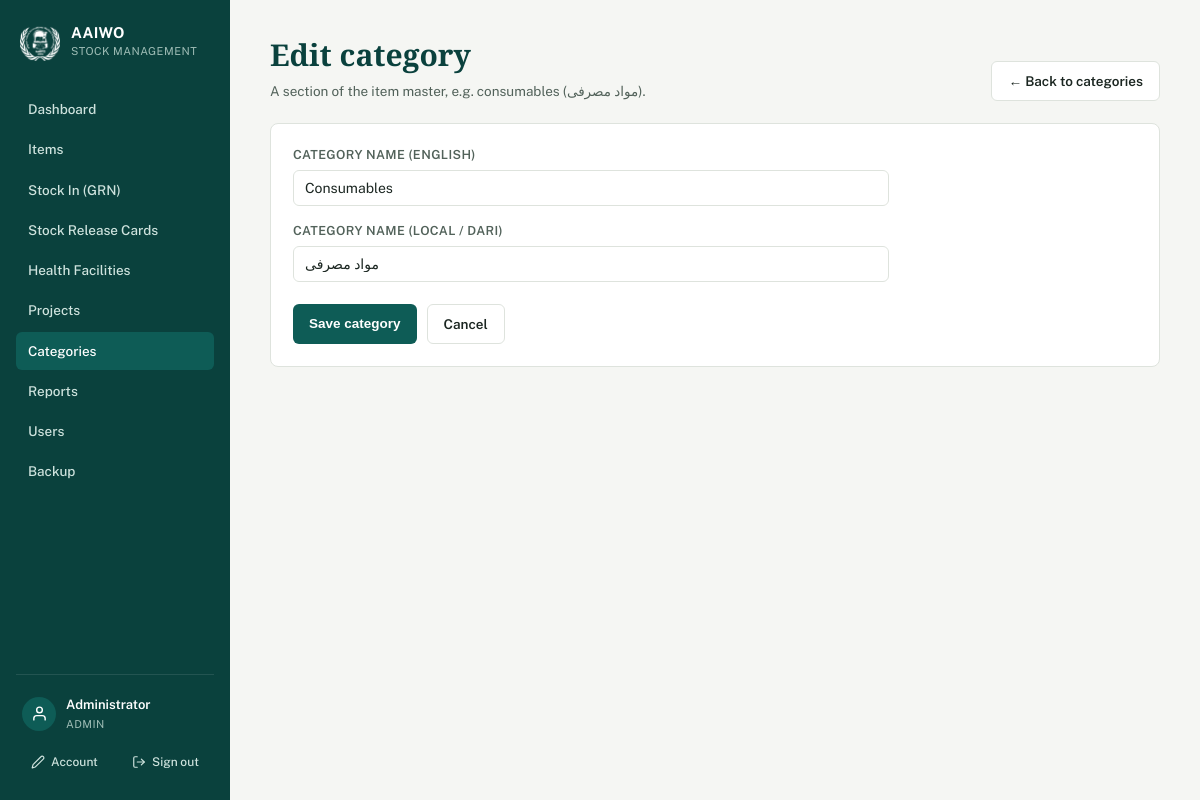
The app's page /category_form?id=1 (signed in) with its own data.
### tables this page shows
CREATE TABLE Users (
            UserID INTEGER PRIMARY KEY AUTOINCREMENT,
            Username TEXT NOT NULL UNIQUE,
            PasswordHash TEXT NOT NULL,
            FullName TEXT,
            Role TEXT NOT NULL DEFAULT 'staff',
            Active INTEGER NOT NULL DEFAULT 1,
            MustChangePassword INTEGER NOT NULL DEFAULT 0,
            CreatedAt TEXT NOT NULL DEFAULT (datetime('now'))
        , FailedLoginAttempts INTEGER NOT NULL DEFAULT 0, LockedUntil TEXT, Office TEXT);

CREATE TABLE ItemCategories (
        CategoryID INTEGER PRIMARY KEY AUTOINCREMENT,
        CategoryName TEXT NOT NULL,
        CategoryNameLocal TEXT,
        CreatedAt TEXT
    );

### includes/functions.php (called while the page is built, shortened)
<?php
require_once __DIR__ . '/../config/db.php';
function h(?string $s): string {
    return htmlspecialchars($s ?? '', ENT_QUOTES, 'UTF-8');
}
function current_user(): ?array {
    return $_SESSION['user_full'] ?? null;
}
function require_login(): void {
    $stmt = db()->prepare('SELECT * FROM Users WHERE UserID = ?');
    $stmt->execute([$_SESSION['user']['UserID']]);
}
function require_admin(): void {
    require_login();
}

### config/db.php (called while the page is built, shortened)
<?php
function db_file_path(): string {
    return __DIR__ . '/../data/stock_management.sqlite';
}
function db(): PDO {
    static $pdo = null;
    if ($pdo === null) {
        $path = db_file_path();
        $pdo = new PDO('sqlite:' . $path);
        $pdo->setAttribute(PDO::ATTR_ERRMODE, PDO::ERRMODE_EXCEPTION);
        $pdo->setAttribute(PDO::ATTR_DEFAULT_FETCH_MODE, PDO::FETCH_ASSOC);
        $pdo->exec('PRAGMA foreign_keys = ON');
        stockapp_migrate($pdo);
    }
    return $pdo;
}
function stockapp_migrate(PDO $pdo): void {
    $pdo->exec("
        CREATE TABLE IF NOT EXISTS Users (
            UserID INTEGER PRIMARY KEY AUTOINCREMENT,
            Username TEXT NOT NULL UNIQUE COLLATE NOCASE,
            PasswordHash TEXT NOT NULL,
            FullName TEXT,
            Role TEXT NOT NULL DEFAULT 'staff',
            Active INTEGER NOT NULL DEFAULT 1,
            MustChangePassword INTEGER NOT NULL DEFAULT 0,
            CreatedAt TEXT NOT NULL DEFAULT (datetime('now'))
        )
    ");
    $auditCols = [
        'CreatedByUserID' => 'INTEGER',
        'UpdatedByUserID' => 'INTEGER',
        'CreatedAt' => 'TEXT',
        'UpdatedAt' => 'TEXT',
        'GroupName' => 'TEXT',
    ];
    foreach (['StockReceipts', 'StockReleases'] as $table) {
        $existing = array_column($pdo->query('PRAGMA table_info(' . $table . ')')->fetchAll(), 'name');
    }
    $stockReleasesExists = (bool)$pdo->query("SELECT name FROM sqlite_master WHERE type='table' AND name='StockReleases'")->fetchColumn();
    if ($stockReleasesExists) {
        $existingReleaseCols = array_column($pdo->query('PRAGMA table_info(StockReleases)')->fetchAll(), 'name');
    }
    $pdo->exec('CREATE TABLE IF NOT EXISTS Projects (
        ProjectID INTEGER PRIMARY KEY AUTOINCREMENT,
        ProjectName TEXT NOT NULL,
        Description TEXT,
        CreatedByUserID INTEGER,
        CreatedAt TEXT,
        UpdatedByUserID INTEGER,
        UpdatedAt TEXT
    )');
    foreach (['Items', 'StockReceipts', 'StockReleases'] as $projectTable) {
        $existingCols = array_column($pdo->query('PRAGMA table_info(' . $projectTable . ')')->fetchAll(), 'name');
    }
    $categoriesExisted = (bool)$pdo->query("SELECT name FROM sqlite_master WHERE type='table' AND name='ItemCategories'")->fetchColumn();
    $pdo->exec('CREATE TABLE IF NOT EXISTS ItemCategories (
        CategoryID INTEGER PRIMARY KEY AUTOINCREMENT,
        CategoryName TEXT NOT NULL,
        CategoryNameLocal TEXT,
        CreatedAt TEXT
    )');
    $existingItemCols = array_column($pdo->query('PRAGMA table_info(Items)')->fetchAll(), 'name');
    $existingUserCols = array_column($pdo->query('PRAGMA table_info(Users)')->fetchAll(), 'name');
    foreach (['Items', 'HealthFacilities', 'StockReceipts', 'StockReleases'] as $table) {
        $tableExists = (bool)$pdo->query("SELECT name FROM sqlite_master WHERE type='table' AND name='$table'")->fetchColumn();
        $cols = array_column($pdo->query('PRAGMA table_info(' . $table . ')')->fetchAll(), 'name');
    }
    $hfTableExists = (bool)$pdo->query("SELECT name FROM sqlite_master WHERE type='table' AND name='HealthFacilities'")->fetchColumn();
    if ($hfTableExists) {
        $existingHfCols = array_column($pdo->query('PRAGMA table_info(HealthFacilities)')->fetchAll(), 'name');
    }
    $itemsTableExists = (bool)$pdo->query("SELECT name FROM sqlite_master WHERE type='table' AND name='Items'")->fetchColumn();
    if ($itemsTableExists) {
        $existingItemCols = array_column($pdo->query('PRAGMA table_info(Items)')->fetchAll(), 'name');
    }
    $userCount = (int)$pdo->query('SELECT COUNT(*) FROM Users')->fetchColumn();
}

### category_form.php (the view, shortened to what this page needs)
<?php
require __DIR__ . '/includes/functions.php';
require_admin();
$id = isset($_GET['id']) ? (int)$_GET['id'] : 0;
if ($id > 0) {
    $stmt = db()->prepare('SELECT * FROM ItemCategories WHERE CategoryID = ?');
    $stmt->execute([$id]);
    $found = $stmt->fetch();
    $category = $found;
}
require __DIR__ . '/includes/header.php';
?>
<div class="page-head">
  <div>
    <h1><?= $id ? 'Edit category' : 'New category' ?></h1>
    <p>A section of the item master, e.g. consumables (مواد مصرفی).</p>
  </div>
  <a class="btn secondary" href="categories">&larr; Back to categories</a>
</div>
<div class="panel">
  <form class="stack" method="post" style="padding:22px;">
    <div class="field">
      <label>Category name (English)</label>
      <input type="text" name="CategoryName" value="<?= h($category['CategoryName']) ?>" required placeholder="e.g. Consumables">
    </div>
    <div class="field">
      <label>Category name (local / Dari)</label>
      <input type="text" name="CategoryNameLocal" value="<?= h($category['CategoryNameLocal'] ?? '') ?>" placeholder="e.g. مواد مصرفی">
    </div>
    <div class="actions">
      <button class="btn" type="submit">Save category</button>
      <a class="btn secondary" href="categories">Cancel</a>
    </div>
  </form>
</div>
<?php require __DIR__ . '/includes/footer.php'; ?>

### includes/header.php (shortened to what this page needs)
<?php
require_once __DIR__ . '/functions.php';
$me = current_user();
$current = basename($_SERVER['SCRIPT_NAME']);
$importType = $_GET['type'] ?? ($_POST['import_type'] ?? '');
$isImportGrn = ($current === 'import.php' && $importType !== 'card');
$isImportCard = ($current === 'import.php' && $importType === 'card');
?>
<!DOCTYPE html>
<html lang="en">
<head>
<?php
$cssPath = __DIR__ . '/../assets/style.css';
$cssVer = is_file($cssPath) ? filemtime($cssPath) : 1;
?>
<link rel="stylesheet" href="<?= isset($assetPrefix) ? $assetPrefix : '' ?>assets/style.css?v=<?= $cssVer ?>">
</head>
<body>
<div class="shell">
  <aside class="sidebar">
    <div class="brand" title="Afghan Alfouz Innovational Welfare Organization">
      <img src="<?= isset($assetPrefix) ? $assetPrefix : '' ?>assets/logo-white.png" alt="AAIWO" class="brand-mark-logo">
      <div>
        <div class="brand-title">AAIWO</div>
        <div class="brand-sub">Stock Management</div>
      </div>
    </div>
    <nav>
      <a href="index" class="<?= $current==='index.php'?'active':'' ?>">Dashboard</a>
      <a href="items" class="<?= in_array($current, ['items.php','item_form.php','import_items.php','export_items.php'], true) ? 'active' : '' ?>">Items</a>
      <a href="receipts" class="<?= (in_array($current, ['receipts.php','receipt_form.php','receipt_view.php','export_excel.php'], true) || $isImportGrn) ? 'active' : '' ?>">Stock In (GRN)</a>
      <a href="releases" class="<?= (in_array($current, ['releases.php','release_form.php','release_view.php','export_excel.php'], true) || $isImportCard) ? 'active' : '' ?>">Stock Release Cards</a>
      <a href="health_facilities" class="<?= in_array($current, ['health_facilities.php','hf_form.php','import_hf.php','export_hf.php'], true) ? 'active' : '' ?>">Health Facilities</a>
      <?php if (($me['Role'] ?? '') === 'admin'): ?>
        <a href="projects" class="<?= in_array($current, ['projects.php','project_form.php'], true) ? 'active' : '' ?>">Projects</a>
        <a href="categories" class="<?= in_array($current, ['categories.php','category_form.php'], true) ? 'active' : '' ?>">Categories</a>
        <a href="reports" class="<?= $current==='reports.php'?'active':'' ?>">Reports</a>
        <a href="users" class="<?= $current==='users.php'||$current==='user_form.php'?'active':'' ?>">Users</a>
        <a href="backup" class="<?= $current==='backup.php'?'active':'' ?>">Backup</a>
      <?php endif; ?>
    </nav>
    <div class="sidebar-account">
      <div class="account-card">
        <span class="account-avatar" aria-hidden="true">
          <svg viewBox="0 0 24 24" fill="none" stroke="currentColor" stroke-width="2" stroke-linecap="round" stroke-linejoin="round"><path d="M20 21v-2a4 4 0 0 0-4-4H8a4 4 0 0 0-4 4v2"></path><circle cx="12" cy="7" r="4"></circle></svg>
        </span>
        <div class="account-meta">
          <div class="account-name"><?= h($me['FullName'] ?? '') ?></div>
          <div class="account-role">
            <?= h(ucfirst($me['Role'] ?? '')) ?>
          </div>
        </div>
      </div>
      <div class="account-actions">
        <a href="my_account" class="account-action" title="My account">
          <svg viewBox="0 0 24 24" fill="none" stroke="currentColor" stroke-width="2" stroke-linecap="round" stroke-linejoin="round"><path d="M17 3a2.85 2.83 0 1 1 4 4L7.5 20.5 2 22l1.5-5.5Z"></path></svg>
          <span>Account</span>
        </a>
        <a href="logout" class="account-action" title="Sign out">
          <svg viewBox="0 0 24 24" fill="none" stroke="currentColor" stroke-width="2" stroke-linecap="round" stroke-linejoin="round"><path d="M9 21H5a2 2 0 0 1-2-2V5a2 2 0 0 1 2-2h4"></path><polyline points="16 17 21 12 16 7"></polyline><line x1="21" y1="12" x2="9" y2="12"></line></svg>
          <span>Sign out</span>
        </a>
      </div>
    </div>
  </aside>
  <main class="content">

### assets/style.css (style rules this page uses)
:root { --ink: #1B2621; --ink-soft: #52625A; --paper: #F5F6F3; --panel: #FFFFFF; --line: #DEE3DD; --teal: #0E5C56; --teal-dark: #0A413D; --teal-tint: #E4EFEC; --amber: #B5741E; --amber-tint: #FBF0DE; --red: #A3352B; --red-tint: #FBEAE8; --radius: 8px; }
* { box-sizing:border-box; }
html { -webkit-text-size-adjust:100%; }
body { margin:0; font-family:'Public Sans', system-ui, sans-serif; color:var(--ink); background:var(--paper); font-size:15px; line-height:1.5; overflow-x:hidden; }
h1,h2,h3 { font-family:'Source Serif 4', Georgia, serif; font-weight:700; margin:0 0 4px; color:var(--teal-dark); }
a { color:var(--teal);text-decoration:none; }
.shell { display:flex;min-height:100vh; }
.sidebar { width:230px; flex-shrink:0; background:var(--teal-dark); color:#EAF2F0; display:flex; flex-direction:column; padding:22px 16px; position:sticky; top:0; height:100vh; overflow-y:auto; }
.brand { display:flex;align-items:center;gap:11px;margin-bottom:28px;padding:0 4px; }
.brand-mark-logo { width:40px;height:40px;object-fit:contain; flex-shrink:0; }
.brand-title { font-weight:700;font-size:15px;color:#fff;line-height:1.2;letter-spacing:.02em; }
.brand-sub { font-size:11px;color:#9FBDB6;letter-spacing:.04em;text-transform:uppercase;margin-top:1px; }
.sidebar nav { display:flex;flex-direction:column;gap:2px; }
.sidebar nav a { color:#CFE3DE; padding:9px 12px; border-radius:6px; font-size:13.5px; font-weight:500; }
.sidebar nav a.active { background:var(--teal);color:#fff; }
.sidebar-account { margin-top:auto; padding-top:14px; border-top:1px solid rgba(255,255,255,.10); }
.account-card { display:flex; align-items:center; gap:10px; padding:6px 6px; border-radius:10px; }
.account-avatar { width:34px;height:34px;flex-shrink:0; border-radius:50%; background:var(--teal); color:#fff; display:flex;align-items:center;justify-content:center; }
.account-avatar svg { width:17px;height:17px; }
.account-meta { min-width:0;overflow:hidden; }
.account-name { font-size:13px;font-weight:600;color:#fff; white-space:nowrap;overflow:hidden;text-overflow:ellipsis; }
.account-role { font-size:11px;color:#9FBDB6;text-transform:uppercase;letter-spacing:.04em;margin-top:1px; }
.account-actions { display:flex;gap:4px;margin-top:8px; }
.account-action { flex:1; display:flex;align-items:center;justify-content:center;gap:6px; padding:7px 6px; border-radius:7px; font-size:12px;font-weight:500; color:#CFE3DE; white-space:nowrap; }
.account-action svg { width:14px;height:14px;flex-shrink:0; }
.content { flex:1;padding:32px 40px;max-width:1180px; }
.page-head { display:flex;justify-content:space-between;align-items:flex-end;margin-bottom:22px;gap:16px;flex-wrap:wrap; }
.page-head p { margin:2px 0 0;color:var(--ink-soft);font-size:13.5px; }
.panel { background:var(--panel);border:1px solid var(--line);border-radius:var(--radius);overflow:hidden;margin-bottom:24px; }
.btn { display:inline-flex;align-items:center;gap:6px; background:var(--teal);color:#fff;border:none; padding:9px 16px;border-radius:6px;font-size:13.5px;font-weight:600; cursor:pointer;text-decoration:none; }
.btn.secondary { background:var(--panel);color:var(--ink);border:1px solid var(--line); }
form.stack { max-width:640px; }
.field { margin-bottom:16px; }
.field label { display:block;font-size:12.5px;font-weight:600;color:var(--ink-soft);margin-bottom:5px;text-transform:uppercase;letter-spacing:.03em; }
.field input, .field select, .field textarea { width:100%;padding:9px 11px;border:1px solid var(--line);border-radius:6px; font-family:inherit;font-size:14px;background:#fff;color:var(--ink); }
.actions { display:flex;gap:10px;margin-top:22px; }

### records on screen
users: FullName "Administrator", Role "ADMIN"
itemcategories: CategoryName "Consumables", CategoryNameLocal "مواد مصرفی"
